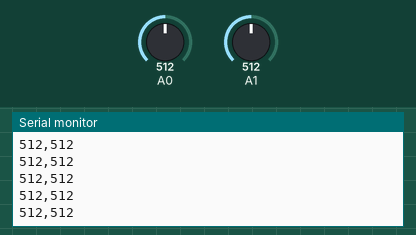
Simulated run of this sketch. Board: Arduino Uno, built with avr-gcc and run on an emulated ATmega328P. Shown: the last lines printed to the serial monitor. The test bench sets the inputs (shaded band); at power-on: A0 = 512, A1 = 512.

Above: at 1.2 s.
1.3 s: A0 set to 716
At 2.1 s:
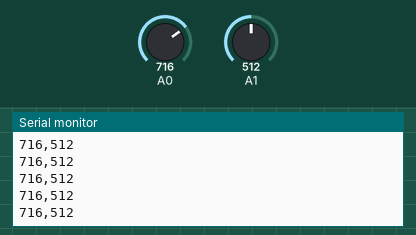
4.3 s: A1 set to 716
At 5.4 s:
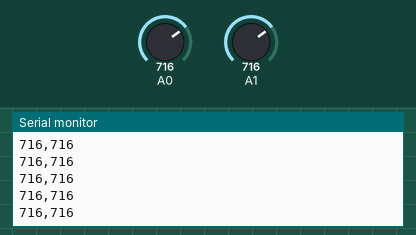
5.8 s: A0 set to 900
At 6.3 s:
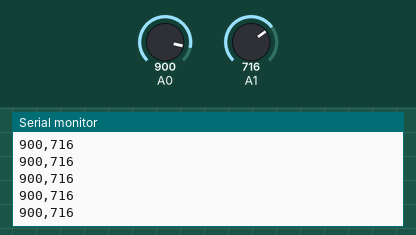
7.3 s: A1 set to 900
At 7.9 s:
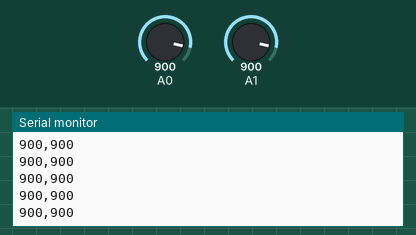
Timing chart, 0 to 9.8 s (numbered marks = the images above; inputs shaded):
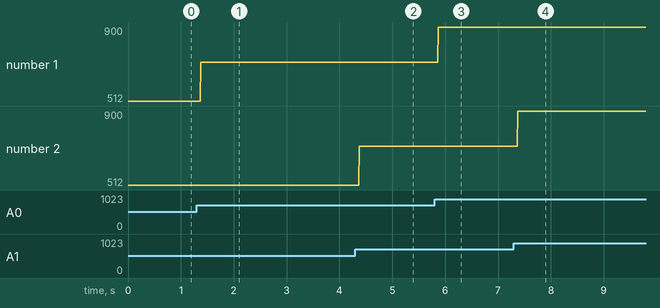

The sketch:

EMG.ino
```cpp
#include "Filter.h"

//Global Variables
ExponentialFilter<long> ADCFilter1(100, 0);
ExponentialFilter<long> ADCFilter2(100, 0);

void setup() {
  Serial.begin(9600);
}

void loop() {
  int filtered1 = 0;
  int filtered2 = 0;


  ADCFilter1.Filter(analogRead(A0));
  filtered1 = ADCFilter1.Current();
  ADCFilter2.Filter(analogRead(A1));
  filtered2 = ADCFilter2.Current();

  Serial.print(filtered1);
  Serial.print(",");
  Serial.println(filtered2);

//  Serial.print(constrain(map(filtered1,-600,600,0,1023),0,1023));
//  Serial.print(",");
//  Serial.println(constrain(map(filtered2,-2500,2500,0,1023),0,1023));
}
```

Measured:
- after the input at 1.3 s, the serial monitor: prints a new line after 0.08 s (image 1)
- after the input at 4.3 s, the serial monitor: prints a new line after 0.07 s (image 2)
- after the input at 5.8 s, the serial monitor: prints a new line after 0.07 s (image 3)
- after the input at 7.3 s, the serial monitor: prints a new line after 0.08 s (image 4)
- plotted number 1: 512 → 716 after the input at 1.3 s, 716 → 900 after the input at 5.8 s
